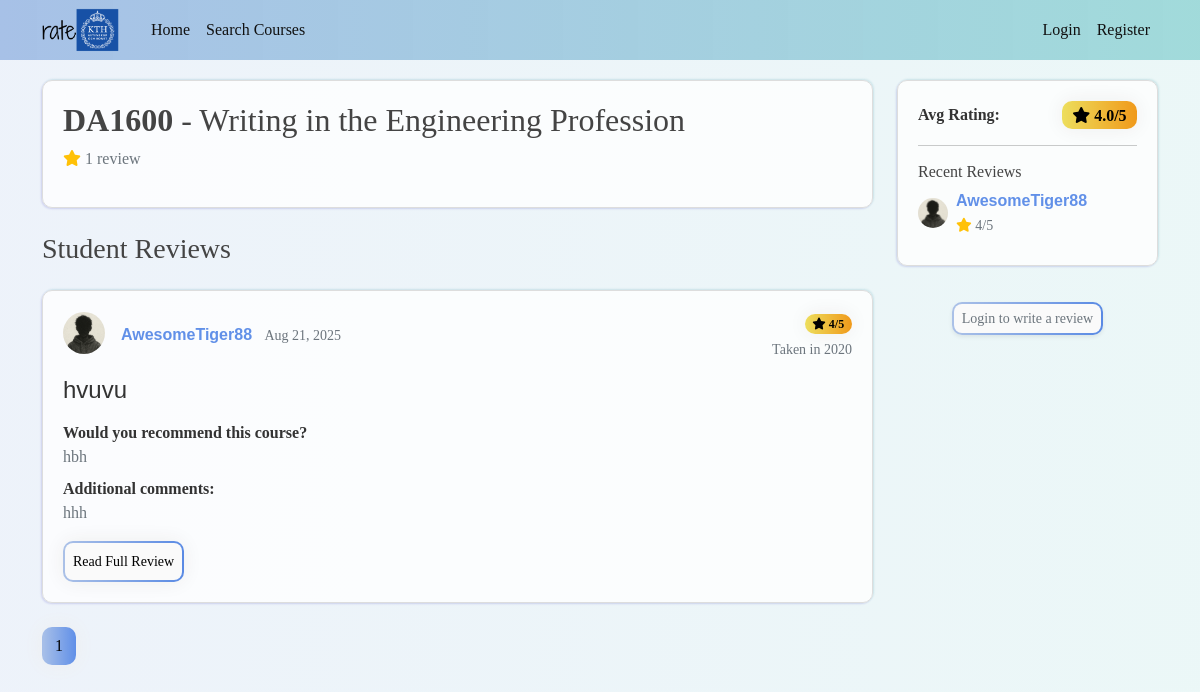
The app's page /courses/course/1, older data.
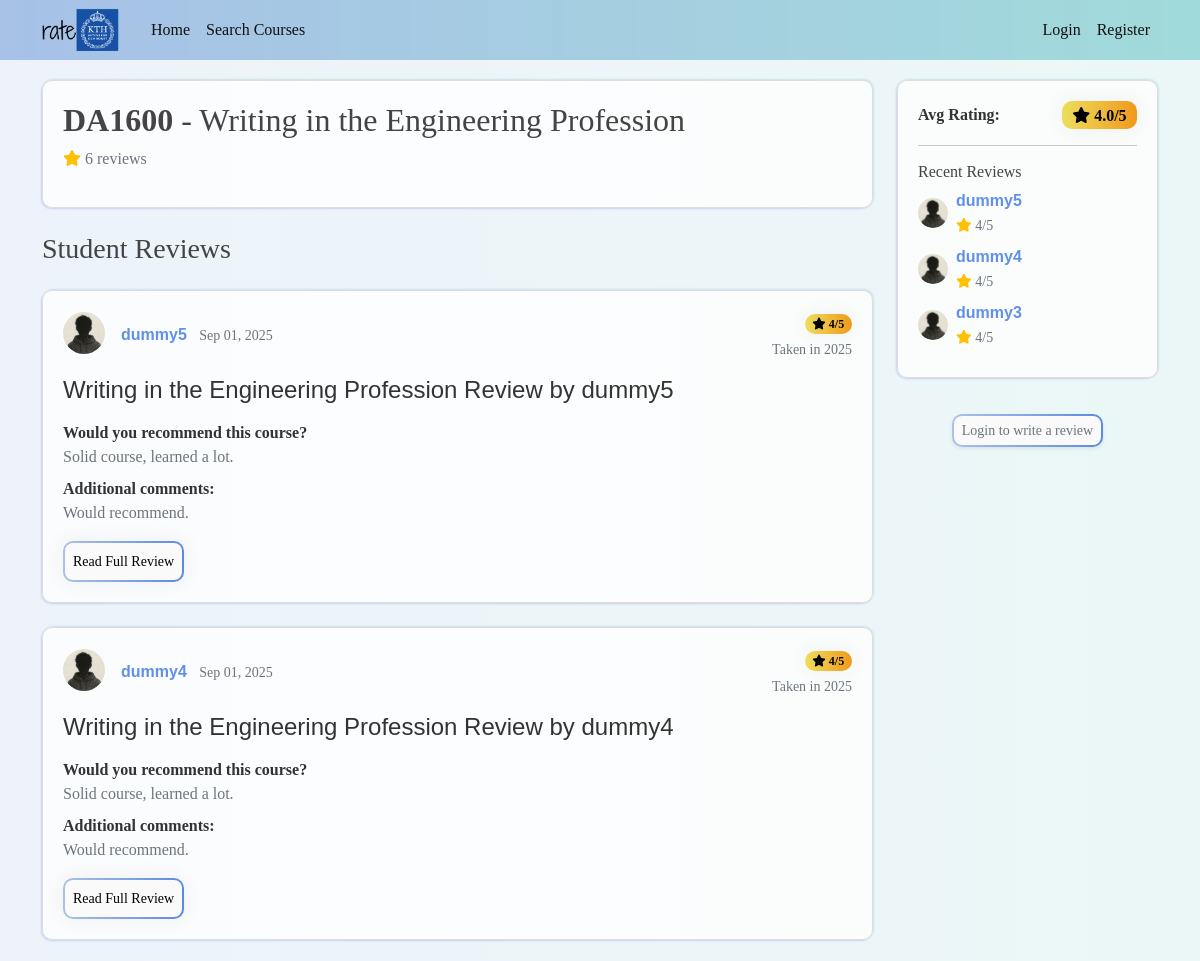
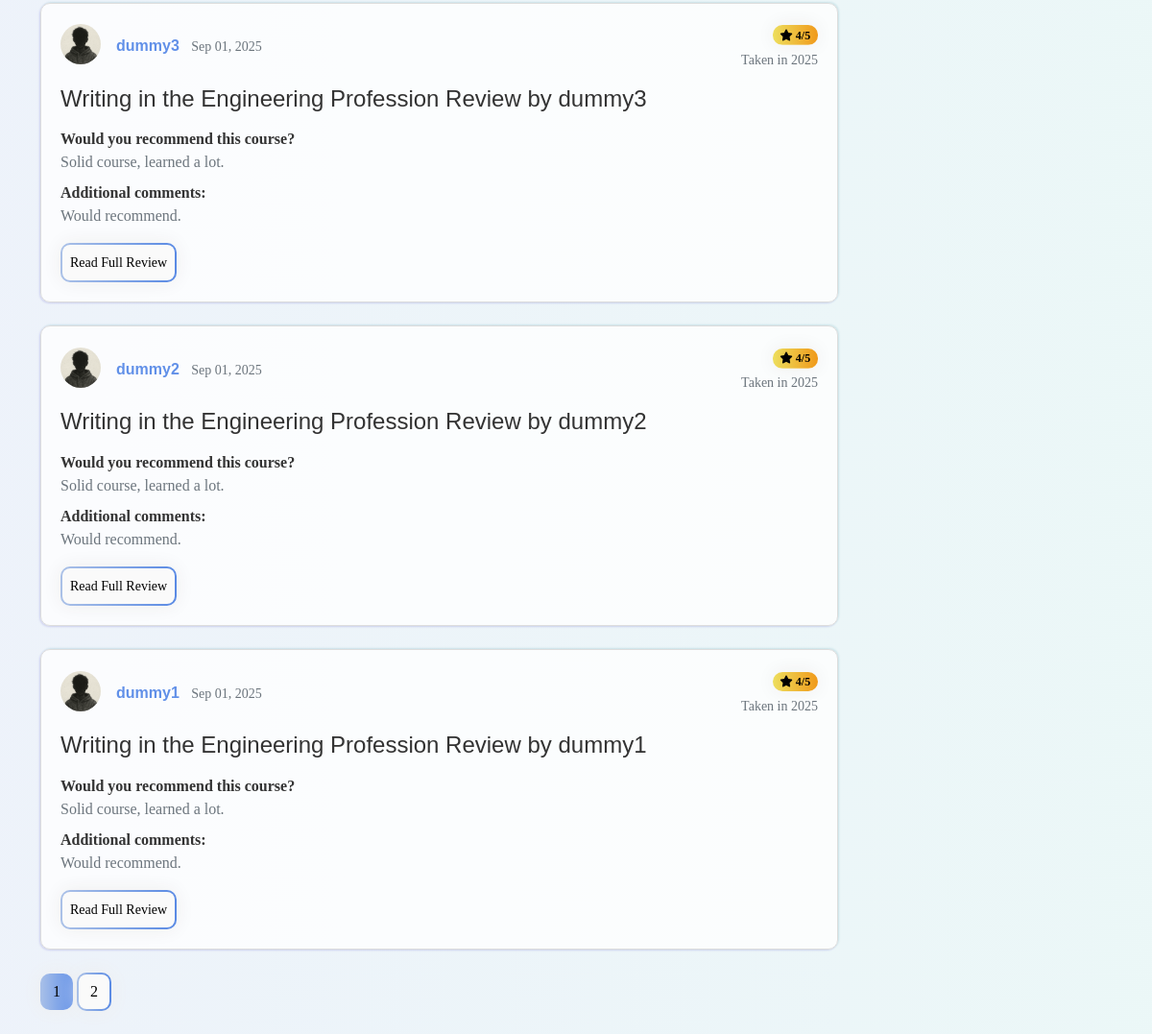
The same page, newer data (2 pictures, top to bottom).
### flasknetwork/models.py (models this page shows, shortened)
class Course(db.Model):
    id = db.Column(db.Integer, primary_key=True)
    name = db.Column(db.String(100), nullable=False, index=True)
    code = db.Column(db.String(20), unique=True, nullable=False, index=True)
    def get_average_rating(self):
        result = db.session.query(db.func.avg(Post.rating)).filter_by(course_id=self.id).scalar()
        return result if result is not None else None

class Post(db.Model):
    id = db.Column(db.Integer, primary_key=True)
    title = db.Column(db.String(100), nullable=False)
    date_posted = db.Column(db.DateTime, nullable=False, default=datetime.utcnow)
    year_taken = db.Column(db.Integer, nullable=False)  # e.g., 2023
    rating = db.Column(db.Integer, nullable=False)  # e.g., 1-5
    answer_q1 = db.Column(db.Text, nullable=True)
    answer_q2 = db.Column(db.Text, nullable=True)
    answer_q3 = db.Column(db.Text, nullable=True)
    answer_q4 = db.Column(db.Text, nullable=True)
    answer_q5 = db.Column(db.Text, nullable=True)
    answer_q6 = db.Column(db.Text, nullable=True)
    user_id = db.Column(db.Integer, db.ForeignKey('user.id'), nullable=False)
    course_id = db.Column(db.Integer, db.ForeignKey('course.id'), nullable=False)
    __table_args__ = (db.UniqueConstraint('user_id', 'course_id', name='one_review_per_course'),)
    course = db.relationship('Course', backref='reviews')

class User(db.Model, UserMixin): # the *table* name is 'user' by default, not 'User'
    id = db.Column(db.Integer, primary_key=True)
    username = db.Column(db.String(20), unique=True, nullable=False)
    email = db.Column(db.String(120), unique=True, nullable=False)
    image_file = db.Column(db.String(20), nullable=False, default='default1.png')
    password = db.Column(db.String(60), nullable=False)
    posts = db.relationship('Post', backref='author', lazy=True)
    email_verified = db.Column(db.Boolean, nullable=False, default=False)
    program_id = db.Column(db.Integer, db.ForeignKey('program.id'), nullable=False)
    program = db.relationship('Program', backref='students')

### flasknetwork/courses/routes.py (the view)
@courses.route('/course/<int:course_id>')
def course_detail(course_id):
    try:
        page = request.args.get('page', 1, type=int)
        course = Course.query.get_or_404(course_id)
        reviews = Post.query.filter_by(course=course).order_by(Post.date_posted.desc()).paginate(
            page=page, per_page=5
        )
        avg_rating = course.get_average_rating()
        auth_can_review = (
            current_user.is_authenticated and current_user.can_review(course)
        )
        auth_but_cannot_review = (
            current_user.is_authenticated and not current_user.can_review(course)
        )
        return render_template('courses/detail.html',
                             title=f'{course.code} - {course.name}',
                             course=course,
                             reviews=reviews,
                             avg_rating=avg_rating,
                             auth_can_review=auth_can_review,
                             auth_but_cannot_review=auth_but_cannot_review)
    except SQLAlchemyError as e:
        current_app.logger.error(f"Database error loading course {course_id}: {str(e)}")
        return render_template('errors/500.html'), 500

### flasknetwork/templates/courses/detail.html (shortened to what this page needs)
{% extends "layout.html" %}
{% block content %}
<div class="row">
    <div class="col-lg-9">
        <div class="content-section mb-4">
            <div class="d-flex align-items-start">
                <div class="flex-grow-1">
                    <h2 class="mb-2"><b>{{ course.code }}</b> - {{ course.name }}</h2>
                    <p class="text-muted mb-3">
                        <i class="fas fa-star text-warning"></i>
                        {% if reviews.total == 0 %}
                            No reviews yet
                        {% elif reviews.total == 1 %}
                            1 review
                        {% else %}
                            {{ reviews.total }} reviews
                        {% endif %}
                    </p>
                </div>
            </div>
        </div>
        {% if reviews.items %}
            <h3 class="mb-4">Student Reviews</h3>
            {% for review in reviews.items %}
                <article class="content-section mb-4">
                    <div class="d-flex align-items-center mb-3">
                        <img class="rounded-circle review-img me-3"
                             src="{{ url_for('static', filename='profile_pics/' + review.author.image_file) }}"
                             alt="{{ review.author.username }}'s profile picture">
                        <div class="flex-grow-1">
                            <div class="d-flex justify-content-between align-items-center">
                                <div>
                                    <a class="author-link fw-bold" href="{{ url_for('users.user_posts', username=review.author.username) }}">
                                        {{ review.author.username }}
                                    </a>
                                    <small class="text-muted d-block d-md-inline ms-0 ms-md-2">{{ review.date_posted.strftime('%b %d, %Y') }}</small>
                                </div>
                                <div class="text-end">
                                    <span class="badge gradient-anim gradient-anim--yellow">
                                        <i class="fas fa-star"></i> {{ review.rating }}/5
                                    </span>
                                    <small class="text-muted d-block mt-1">Taken in {{ review.year_taken }}</small>
                                </div>
                            </div>
                        </div>
                    </div>
                    <h4 class="mb-3">
                        <a class="review-title" href="{{ url_for('posts.post', post_id=review.id) }}">
                            {{ review.title }}
                        </a>
                    </h4>
                    <div class="review-questions">
                        {% if review.answer_q1 %}
                            <div class="mb-2">
                                <strong>Would you recommend this course?</strong>
                                <p class="text-muted mb-1">{{ review.answer_q1 }}</p>
                            </div>
                        {% endif %}
                        {% if review.answer_q2 %}
                            <div class="mb-2">
                                <strong>Additional comments:</strong>
                                <p class="text-muted mb-1">{{ review.answer_q2 }}</p>
                            </div>
                        {% endif %}
                    </div>
                    <div class="mt-3">
                        <a href="{{ url_for('posts.post', post_id=review.id) }}" class="btn btn-sm gradient-anim-outline p-2">
                            Read Full Review
                        </a>
                    </div>
                </article>
            {% endfor %}
            {% for page_num in reviews.iter_pages(left_edge=1, right_edge=1, left_current=1, right_current=1) %}
                {% if page_num %}
                    {% if reviews.page == page_num %}
                        <a class="btn gradient-anim mb-4" href="{{ url_for('courses.course_detail', course_id=course.id, page=page_num) }}">{{ page_num }}</a>
                    {% else %}
                        <a class="btn gradient-anim-outline mb-4" href="{{ url_for('courses.course_detail', course_id=course.id, page=page_num) }}">{{ page_num }}</a>
                    {% endif %}
                {% else %}
                    ...
                {% endif %}
            {% endfor %}
        {% endif %}
    </div>
    <div class="col-lg-3 d-none d-md-block">
        {% if reviews.items %}
            <div class="content-section">
                <div class="d-flex align-items-center justify-content-between mb-3">
                    <span class="fw-bold">Avg Rating: </span>
                    <span class="gradient-anim gradient-anim--yellow badge fs-6 ms-2">
                        <i class="fas fa-star"></i> {{ "%.1f"|format(avg_rating) }}/5
                    </span>
                </div>
                <hr>
                <h6 class="mt-3">Recent Reviews</h6>
                {% for review in reviews.items[:3] %}
                    <div class="d-flex align-items-center mb-2">
                        <img class="rounded-circle"
                             src="{{ url_for('static', filename='profile_pics/' + review.author.image_file) }}"
                             alt="Profile" style="width: 30px; height: 30px;">
                        <div class="ms-2 flex-grow-1">
                            <a class="d-block fw-bold author-link"
                            href="{{ url_for('users.user_posts', username=review.author.username) }}">
                            {{ review.author.username }}
                            </a>
                            <small class="text-muted">
                                <i class="fas fa-star text-warning"></i> {{ review.rating }}/5
                            </small>
                        </div>
                    </div>
                {% endfor %}
            </div>
        {% else %}
            <div class="content-section text-center">
                <p class="text-muted">No reviews available to display.</p>
            </div>
        {% endif %}
        {% if auth_can_review %}
            <div class="content-section">
                <div class="text-center">
                    <a href="{{ url_for('posts.new_post') }}?course_id={{ course.id }}" class="btn gradient-anim gradient-shadow my-2 btn-sm">
                        <i class="fas fa-edit"></i> Review this Course
                    </a>
                </div>
            </div>
        {% elif auth_but_cannot_review %}
            <div class="content-section">
                <div class="text-center">
                    <small class="text-muted">You can't review this course because it's not in your program :/</small>
                </div>
            </div>
        {% else %}
            <div class="text-center">
                <a href="{{ url_for('users.login', next=request.url) }}" class="btn gradient-anim-outline btn-sm shadow-sm my-3 text-muted">
                    Login to write a review
                </a>
            </div>
        {% endif %}
    </div>
</div>
{% endblock content %}

### flasknetwork/templates/layout.html (shortened to what this page needs)
{% from 'macros/flash_macros.html' import thankyou_card %}
<!DOCTYPE html>
<html lang="en">
<head>
    <link href="https://cdn.jsdelivr.net/npm/bootstrap@5.0.2/dist/css/bootstrap.min.css" rel="stylesheet">
    <link rel="stylesheet" href="{{ url_for('static', filename='css/main.css') }}">
    <link rel="stylesheet" href="https://cdnjs.cloudflare.com/ajax/libs/font-awesome/6.4.2/css/all.min.css"
/>
</head>
<body>
    <header class="site-header">
        <nav class="navbar navbar-expand-md navbar-dark navbar-bg fixed-top">
            <div class="container">
                <a class="me-4" href="/">
                    <img src="{{ url_for('static', filename='logo/rateKTH_logo.png') }}" alt="rateKTH Logo" id="navbar-logo">
                </a>
                <div class="collapse navbar-collapse" id="navbarToggle">
                    <div class="navbar-nav me-auto">
                        <a class="nav-link" href="{{ url_for('main.home') }}">Home</a>
                        <a class="nav-link" href="{{ url_for('courses.search') }}">Search Courses</a>
                    </div>
                    <div class="navbar-nav">
                        {% if current_user.is_authenticated %}
                            <a class="nav-link d-none d-md-block gradient-anim btn me-3" href="{{ url_for('posts.new_post') }}">
                                <i class="fas fa-edit"></i> New Review
                            </a>
                            <a class="nav-link" href="{{ url_for('users.account') }}">Account</a>
                            <a class="nav-link" href="{{ url_for('users.logout') }}">Logout</a>
                        {% else %}
                            <a class="nav-link" href="{{ url_for('users.login') }}">Login</a>
                            <a class="nav-link" href="{{ url_for('users.register') }}">Register</a>
                        {% endif %}
                    </div>
                </div>
            </div>
        </nav>
    </header>
    <main class="container">
        <div class="row">
            <div class="col-md-12">
                {% block content %}{% endblock content %}
            </div>
        </div>
    </main>
</body>
</html>

### flasknetwork/static/css/main.css (style rules this page uses)
body { background: linear-gradient(to right, rgba(167, 193, 231, 0.2), rgba(156, 216, 216, 0.2)); color: #333333; margin-top: 5rem; font-family: Georgia, 'Times New Roman', Times, serif; }
h1, h2, h3, h4, h5, h6 { color: #444444; }
.navbar-bg { background: linear-gradient(to right, rgb(167, 193, 231), rgba(156, 216, 216, 0.937)); }
.site-header .navbar-nav .nav-link { color: #111111; transition: color 0.2s ease, transform 0.2s ease; }
.content-section { background: rgba(255, 255, 255, 0.8); padding: 20px 20px; border: 1px solid #dddddd; border-radius: 10px; margin-bottom: 20px; box-shadow: -1px 1px 2px 0 rgba(32, 18, 183, 0.15), 1px -1px 2px 0 rgba(30, 132, 157, 0.15); }
a.review-title, a.author-link { text-decoration: none; }
a.author-link { color:#6190e8; font-family: 'Franklin Gothic Medium', 'Arial Narrow', Arial, sans-serif; transition: color 0.2s ease-in-out; }
.review-title { color: #333333; word-wrap: break-word; word-break: break-word; hyphens: auto; font-family: 'Franklin Gothic Medium', 'Arial Narrow', Arial, sans-serif; }
.review-questions p { white-space: pre-line; }
.review-img { height: 42px; width: 42px; margin-right: 6px; margin-bottom: 4px; vertical-align: middle; }
#navbar-logo { height: 44px; width: auto; display: inline-block; vertical-align: middle; transition: opacity 0.2s ease; }
.gradient-anim { background: linear-gradient(to right, #a7bfe8 0%, #6190e8 51%, #a7bfe8 100%); box-shadow: 0 0 20px #eee; text-align: center; border-radius: 10px; background-size: 200% auto; background-position: left center; transition: background-position 0.5s ease; color: #000000; }
.gradient-anim-outline { display: inline-block; border: 2px solid transparent; border-radius: 10px; background: linear-gradient(var(--bs-body-bg, #fafafa), var(--bs-body-bg, #fafafa)) padding-box, linear-gradient(to right, #abc1e7 0%, #5889e4 51%, #abc1e7 100%) border-box; background-size: auto, 200% auto; background-position: left center; transition: background-position 0.5s ease; color: #000000; text-align: center; box-shadow: 0 0 20px #eee; }
.gradient-anim--yellow { background-image: linear-gradient(to right, #EDDE5D 0%, #F09819 51%, #EDDE5D 100%); box-shadow: 0 0 20px #eee; }

Row changes from the older to the newer data that the page shows:
no longer on this page (row unchanged): Post: image_file (placeholder picture), author.username "AwesomeTiger88", date_posted "Aug 21, 2025", rating "4", year_taken "2020", title "hvuvu", answer_q1 "hbh", answer_q2 "hhh"
added Post: image_file (placeholder picture), author.username "dummy5", date_posted "Sep 01, 2025", rating "4", year_taken "2025", title "Writing in the Engineering Profession Review by dummy5", answer_q1 "Solid course, learned a lot.", answer_q2 "Would recommend."
added Post: image_file (placeholder picture), author.username "dummy4", date_posted "Sep 01, 2025", rating "4", year_taken "2025", title "Writing in the Engineering Profession Review by dummy4", answer_q1 "Solid course, learned a lot.", answer_q2 "Would recommend."
added Post: image_file (placeholder picture), author.username "dummy3", date_posted "Sep 01, 2025", rating "4", year_taken "2025", title "Writing in the Engineering Profession Review by dummy3", answer_q1 "Solid course, learned a lot.", answer_q2 "Would recommend."
added Post: image_file (placeholder picture), author.username "dummy2", date_posted "Sep 01, 2025", rating "4", year_taken "2025", title "Writing in the Engineering Profession Review by dummy2", answer_q1 "Solid course, learned a lot.", answer_q2 "Would recommend.", shown under "Student Reviews"
added Post: image_file (placeholder picture), author.username "dummy1", date_posted "Sep 01, 2025", rating "4", year_taken "2025", title "Writing in the Engineering Profession Review by dummy1", answer_q1 "Solid course, learned a lot.", answer_q2 "Would recommend.", shown under "Student Reviews"
Text that changed along with them:
{{ reviews.total }}: (not shown) → "6"
text no longer shown: "1 review"
text now shown: "reviews"
new list line: "2"
